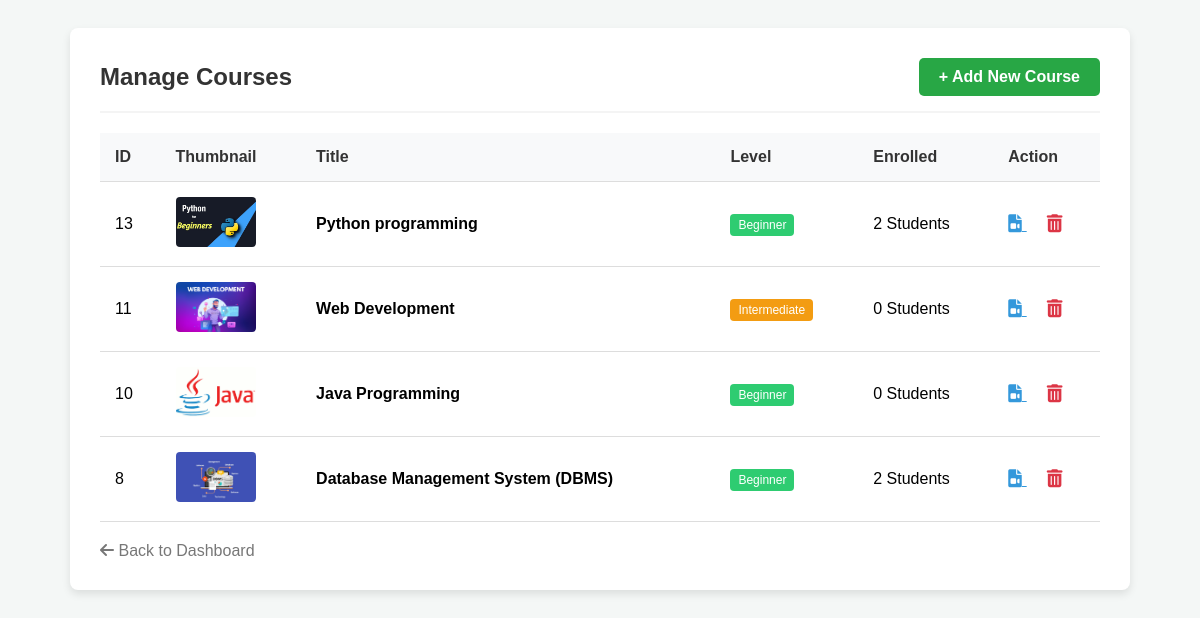
Screenshot of /admin_manage_courses.php (signed in) with the database file from the repository.
### tables this page shows
CREATE TABLE `courses` (
  `id` int(11) UNSIGNED NOT NULL,
  `title` varchar(255) NOT NULL,
  `description` text DEFAULT NULL,
  `level` varchar(50) DEFAULT 'Beginner',
  `thumbnail` varchar(255) DEFAULT NULL,
  `total_enrolled` int(11) DEFAULT 0,
  `created_at` timestamp NOT NULL DEFAULT current_timestamp()
);

### admin_manage_courses.php (the view, shortened to what this page needs)
<?php
require 'db_connect.php';
$sql = "SELECT * FROM courses ORDER BY id DESC";
$result = $conn->query($sql);
?>
<!DOCTYPE html>
<html lang="en">
<head>
    <link rel="stylesheet" href="https://cdnjs.cloudflare.com/ajax/libs/font-awesome/6.0.0/css/all.min.css">
</head>
<body>
<div class="container">
    <div class="header">
        <h2>Manage Courses</h2>
        <a href="admin_add_course.php" class="btn-add">+ Add New Course</a>
    </div>
    <table>
        <thead>
            <tr>
                <th>ID</th>
                <th>Thumbnail</th>
                <th>Title</th>
                <th>Level</th>
                <th>Enrolled</th>
                <th>Action</th>
            </tr>
        </thead>
        <tbody>
            <?php if ($result->num_rows > 0): ?>
                <?php while($row = $result->fetch_assoc()): ?>
                    <tr>
                        <td><?php echo $row['id']; ?></td>
                        <td>
                            <?php $thumb = !empty($row['thumbnail']) ? $row['thumbnail'] : 'imgs/default.jpg'; ?>
                            <img src="<?php echo $thumb; ?>" class="thumb-img">
                        </td>
                        <td><strong><?php echo htmlspecialchars($row['title']); ?></strong></td>
                        <td>
                            <?php
                                $lvl = $row['level'];
                                $cls = ($lvl=='Beginner')?'bg-beg':(($lvl=='Intermediate')?'bg-int':'bg-adv');
                            ?>
                            <span class="badge <?php echo $cls; ?>"><?php echo $lvl; ?></span>
                        </td>
                        <td><?php echo $row['total_enrolled']; ?> Students</td>
                        <td>
                            <a href="admin_manage_lectures.php?course_id=<?php echo $row['id']; ?>"
                               style="color:#3498db; margin-right:10px; font-size:18px;"
                               title="Manage Videos">
                               <i class="fas fa-file-video"></i>
                            </a>
                            <a href="admin_manage_courses.php?delete_id=<?php echo $row['id']; ?>"
                               class="btn-delete"
                               onclick="return confirm('Delete this Course?');">
                               <i class="fas fa-trash-alt"></i>
                            </a>
                        </td>
                    </tr>
                <?php endwhile; ?>
            <?php else: ?>
                <tr><td colspan="6" style="text-align:center; padding:30px;">No courses found.</td></tr>
            <?php endif; ?>
        </tbody>
    </table>
    <a href="admin-dashboard.php" class="back-link"><i class="fas fa-arrow-left"></i> Back to Dashboard</a>
</div>
</body>
</html>

### admin_manage_courses.php (style rules this page uses)
body { font-family: 'Poppins', sans-serif; background: #f4f7f6; padding: 20px; }
.container { max-width: 1000px; margin: 0 auto; background: white; padding: 30px; border-radius: 8px; box-shadow: 0 4px 8px rgba(0,0,0,0.1); }
.header { display: flex; justify-content: space-between; align-items: center; margin-bottom: 20px; border-bottom: 2px solid #f4f4f4; padding-bottom: 15px; }
h2 { margin: 0; color: #333; }
.btn-add { background: #28a745; color: white; padding: 10px 20px; text-decoration: none; border-radius: 5px; font-weight: bold; }
table { width: 100%; border-collapse: collapse; margin-top: 10px; }
th, td { padding: 15px; text-align: left; border-bottom: 1px solid #ddd; vertical-align: middle; }
th { background-color: #f8f9fa; color: #333; font-weight: 600; }
.thumb-img { width: 80px; height: 50px; object-fit: cover; border-radius: 4px; }
.btn-delete { color: #dc3545; font-size: 18px; margin-left: 10px; }
.back-link { display: inline-block; margin-top: 20px; text-decoration: none; color: #777; }
.badge { padding: 4px 8px; border-radius: 4px; font-size: 12px; color: white; }
.bg-beg { background: #2ecc71; }
.bg-int { background: #f39c12; }

### rows the page displays
courses: id "13", thumbnail (picture), title "Python programming", level "Beginner", total_enrolled "2"
courses: id "11", thumbnail (picture), title "Web Development", level "Intermediate", total_enrolled "0"
courses: id "10", thumbnail (picture), title "Java Programming", level "Beginner", total_enrolled "0"
courses: id "8", thumbnail (picture), title "Database Management System (DBMS)", level "Beginner", total_enrolled "2"
